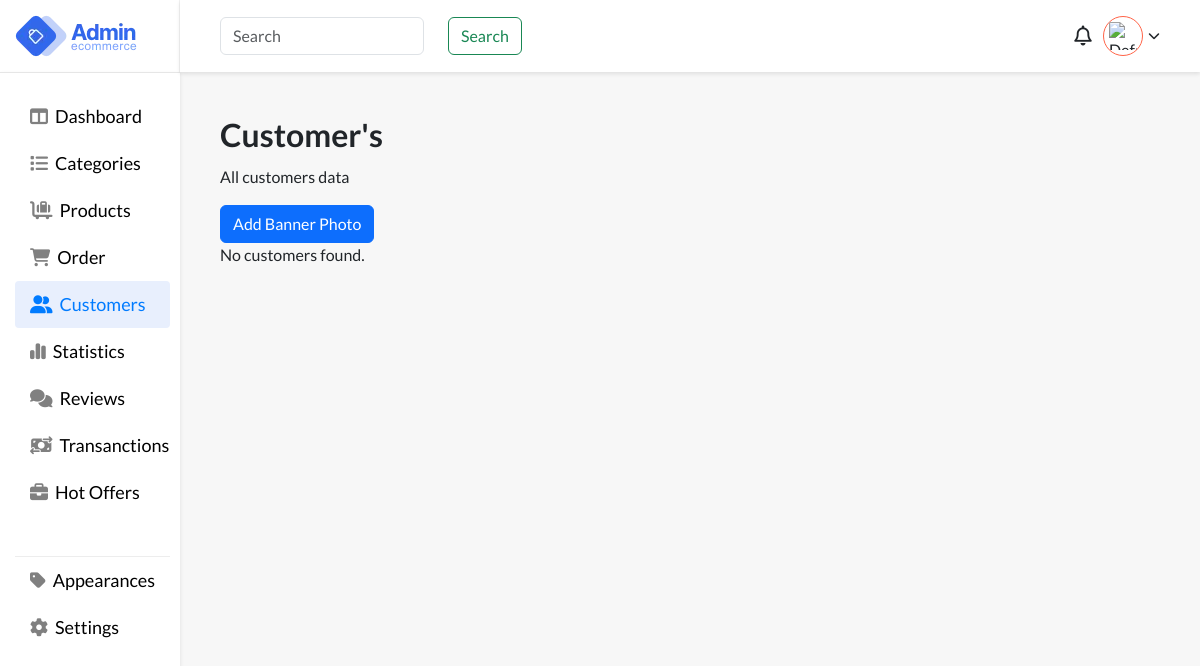
Before: /files/customers.php (signed in) with the older database file.
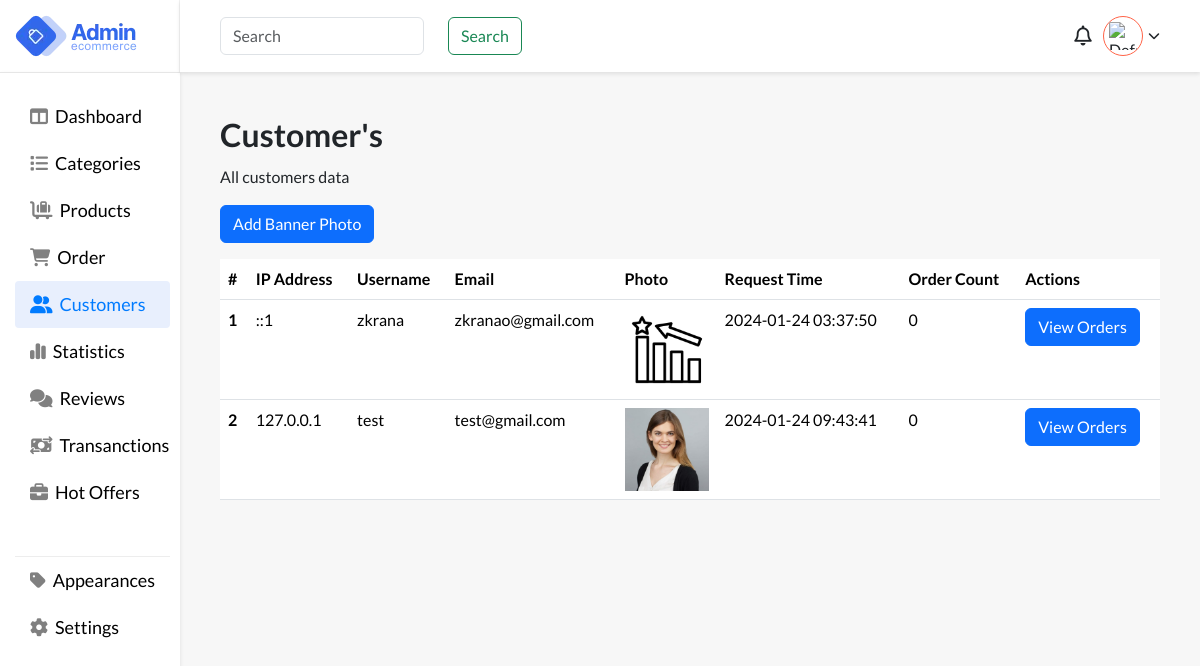
After: the same page with the newer database file.
### tables this page shows
CREATE TABLE `customers` (
  `id` int(11) NOT NULL,
  `ip_address` varchar(45) NOT NULL,
  `username` varchar(255) NOT NULL,
  `password` varchar(255) NOT NULL,
  `email` varchar(255) NOT NULL,
  `photo` varchar(255) NOT NULL,
  `request_time` timestamp NOT NULL DEFAULT current_timestamp()
);

### files/customers.php (the view, shortened to what this page needs)
<?php
require_once "../auth/db-connection/config.php";
?>
<!DOCTYPE html>
<html lang="en">
<head>
    <link href="https://cdn.jsdelivr.net/npm/bootstrap@5.3.2/dist/css/bootstrap.min.css" rel="stylesheet">
    <link rel="stylesheet" href="https://cdnjs.cloudflare.com/ajax/libs/font-awesome/6.5.1/css/all.min.css" />
    <link rel="stylesheet" href="../styling/style.css">
</head>
<body style="background:#f7f7f7;">
    <main>
        <div class="app-wrapper">
            <div class="app-sidebar">
                <div class="side-header flex pr-3">
                    <div class="logo flex">
                        <img src="images/logo.webp" alt="logo">
                    </div>
                </div>
                <div class="sidebard-nav">
                    <ul>
                        <li class="">
                            <a href="dashboard.php">
                                <i class="fa-solid fa-table-columns"></i>
                                <span class="block">Dashboard</span>
                            </a>
                        </li>
                        <li class="">
                            <a href="categories.php">
                                <i class="fa-solid fa-list"></i>
                                <span class="block">Categories</span>
                            </a>
                        </li>
                        <li>
                            <a href="products.php">
                               <i class="fa-solid fa-cart-flatbed-suitcase"></i>
                                <span class="block">Products</span>
                            </a>
                        </li>
                        <li>
                            <a href="">
                                  <i class="fa-solid fa-cart-shopping"></i>
                                <span class="block">Order</span>
                            </a>
                        </li>
                        <li class="active">
                            <a href="customers.php">
                                <i class="fa-solid fa-user-group"></i>
                                <span class="block">Customers</span>
                            </a>
                        </li>
                        <li>
                            <a href="">
                                <i class="fa-solid fa-chart-simple"></i>
                                <span class="block">Statistics</span>
                            </a>
                        </li>
                        <li>
                            <a href="">
                                <i class="fa-solid fa-comments"></i>
                                <span class="block">Reviews</span>
                            </a>
                        </li>
                        <li>
                            <a href="">
                                <i class="fa-solid fa-money-bill-transfer"></i>
                                <span class="block">Transanctions</span>
                            </a>
                        </li>
                        <li>
                            <a href="">
                                <i class="fa-solid fa-briefcase"></i>
                                <span class="block">Hot Offers</span>
                            </a>
                        </li>
                         <li class="devided-nav ">
                            <a href="appearance.php">
                                <i class="fa-solid fa-tag"></i>
                                <span class="block">Appearances</span>
                            </a>
                        </li>
                         <li>
                            <a href="settings.php">
                                <i class="fa-solid fa-gear"></i>
                                <span class="block">Settings</span>
                            </a>
                        </li>
                    </ul>
                </div>
            </div>
            <div class="header-body">
                <div class="user flex-end">
                    <div class="search">
                        <form class="d-flex gap-3" role="search">
                            <input class="form-control me-2" type="search" placeholder="Search" aria-label="Search">
                            <button class="btn btn-outline-success" type="submit">Search</button>
                        </form>
                    </div>
                    <div class="account">
                        <div class="notifications">
                            <i class="fa-regular fa-bell"></i>
                        </div>
                        <div class="wrap-u" onclick="toggleUserOptions()">
                            <div class="user-pro flex">
                                <?php if (isset($_SESSION["profile_photo"])) : ?>
                                    <img src="<?php echo $_SESSION["profile_photo"]; ?>" alt="Profile Photo">
                                <?php else : ?>
                                    <img src="default_profile_photo.jpg" alt="Default Profile Photo">
                                <?php endif; ?>
                            </div>
                            <i class="fa-solid fa-chevron-down"></i>
                        </div>
                    </div>
                </div>
                <div class="h-container">
                    <div class="main">
                        <h1 class="page-heading"> Customer's </h1>
                        <p>
                            All customers data
                        </p>
                        <div class="appwarance-actions-bar">
                            <button type="button" class="btn btn-primary" data-toggle="modal" data-target="#uploadBannerModal">
                            Add Banner Photo
                            </button>
                        </div>
                        <?php
                        $sql = "SELECT customers.id, customers.ip_address, customers.username, customers.email, customers.photo, customers.request_time, COUNT(orders.id) AS order_count
                                FROM customers
                                LEFT JOIN orders ON customers.id = orders.user_id
                                GROUP BY customers.id";
                        $result = $connection->query($sql);
                        function xorDecrypt($input)
                        {
                            return base64_decode($input);
                        }
                        if ($result->rowCount() > 0) {
                            echo '<table class="table mt-3">
                                    <thead>
                                        <tr>
                                            <th scope="col">#</th>
                                            <th scope="col">IP Address</th>
                                            <th scope="col">Username</th>
                                            <th scope="col">Email</th>
                                            <th scope="col">Photo</th>
                                            <th scope="col">Request Time</th>
                                            <th scope="col">Order Count</th>
                                            <th scope="col">Actions</th>
                                        </tr>
                                    </thead>
                                    <tbody>';
                            while ($row = $result->fetch(PDO::FETCH_ASSOC)) {
                                echo '<tr>
                                        <th scope="row">' . $row["id"] . '</th>
                                        <td>' . $row["ip_address"] . '</td>
                                        <td>' . $row["username"] . '</td>
                                        <td>' . xorDecrypt($row["email"]) . '</td>
                                        <td class="customer-photo">';
                                $photoPath = $row["photo"];
                                $photoName = pathinfo($photoPath, PATHINFO_BASENAME);
                                echo '<img src="../auth/assets/user-profile/' . $row["username"] . '/' . $photoName . '" alt="' . $row["username"] . '" />
                                        </td>
                                        <td>' . $row["request_time"] . '</td>
                                        <td>' . $row["order_count"] . '</td>
                                        <td>
                                            <a type="button" href="../auth/backend-assets/customer/view_orders.php?user_id=' . $row["id"] . '" class="btn btn-primary">View Orders</a>
                                        </td>
                                    </tr>';
                            }
                            echo '</tbody></table>';
                        } else {
                            echo "No customers found.";
                        }
                        ?>
                    </div>
                </div>
            </div>
        </div>
    </main>
</body>
</html>

### styling/style.css (style rules this page uses)
body { font-family: "Lato", sans-serif !important; }
.flex { display: flex; justify-content: space-between; align-items: center; }
.flex-end { display: flex; justify-content: flex-end; align-items: center; }
.block { display: block; }
.h-container { padding: 40px; transition: all 0.4s ease-in-out; }
.page-heading { font-size: 42px; font-weight: 600; line-height: 45px; }
.app-wrapper { display: flex; justify-content: space-between; min-height: 100vh; }
.app-sidebar { width: 15%; }
.side-header { background: #fff; box-shadow: 0 2px 4px #0000001a; height: 72px; padding: 0 10px 0 15px; padding-right: 10px; border-right: 1px solid #cccccc42; }
.sidebard-nav { background: #fff; box-shadow: 0 2px 4px #0000001a; padding: 0 10px 40px 15px; height: 100%; border-top: 1px solid #cecece82; }
.sidebard-nav ul { padding: 0; margin-top: 20px; list-style: none; }
.sidebard-nav ul li { width: 100%; padding: 15px 0; padding-left: 10px; transition: all 0.4s ease-in-out; }
.sidebard-nav ul li.active, .sidebard-nav ul li:hover { background-color: #e8effd; border-radius: 4px; }
.sidebard-nav ul li a { text-decoration: none !important; }
.sidebard-nav ul li a i { color: gray; }
.sidebard-nav ul li:hover a i, .sidebard-nav ul li:hover a, .sidebard-nav ul .active a, .sidebard-nav ul .active a i { color: #007bff !important; }
.sidebard-nav ul li.active a, .sidebard-nav ul li.active a i { color: #007bff !important; }
.sidebard-nav ul li a { font-size: 20px; font-weight: 500; display: flex; align-items: center; gap: 10px; color: black; }
.devided-nav { margin-top: 40px; border-top: 1px solid #d3d3d369; }
.header-body { width: 85%; }
.logo { width: 200px; height: 72px; }
.user { width: 100%; gap: 20px; padding-right: 40px; padding-left: 40px; background: #fff; box-shadow: 0 2px 4px #0000001a; display: flex; justify-content: space-between; align-items: center; height: 72px; }
.user-pro { width: 50px; height: 50px; border-radius: 100%; background: #fff; padding: 5px; border: 1px solid tomato; overflow: hidden; cursor: pointer; }
.user-pro img { width: 100%; height: 100%; object-fit: contain; }
.wrap-u { display: flex; align-items: center; gap: 5px; cursor: pointer; }
.notifications i { font-size: 24px; cursor: pointer; }
.notifications { width: 40px; height: 40px; display: flex; justify-content: center; align-items: center; }
.account { width: 20%; display: flex; align-items: center; justify-content: end; position: relative; }
@media screen and (max-width: 1444px) { .sidebard-nav ul li a { font-size: 18px; gap: 7px; } }
@media screen and (max-width: 1444px) { .sidebard-nav ul li { padding: 10px 0; padding-left: 15px; } }
@media screen and (max-width: 1444px) { .user-pro { width: 40px; height: 40px; } }
@media screen and (max-width: 1444px) { .wrap-u i { font-size: 12px; } }
@media screen and (max-width: 1444px) { .notifications i { font-size: 20px; } }
@media screen and (max-width: 1444px) { .page-heading { font-size: 32px; } }
input { flex-grow: 1; margin-right: 10px; }
.customer-photo { width: 100px; height: 100px; }
.customer-photo img { object-fit: fill; width: 100%; height: 100%; }

Changed rows visible on the page:
added customers: id "1", ip_address "::1", username "zkrana", email "zkranao@gmail.com", username+photo (picture), request_time "2024-01-24 03:37:50", order_count "0"
added customers: id "2", ip_address "127.0.0.1", username "test", email "test@gmail.com", username+photo (picture), request_time "2024-01-24 09:43:41", order_count "0"
Other visible differences:
text no longer shown: "No customers found."
text now shown: "# IP Address Username Email Photo Request Time Order Count Actions"
